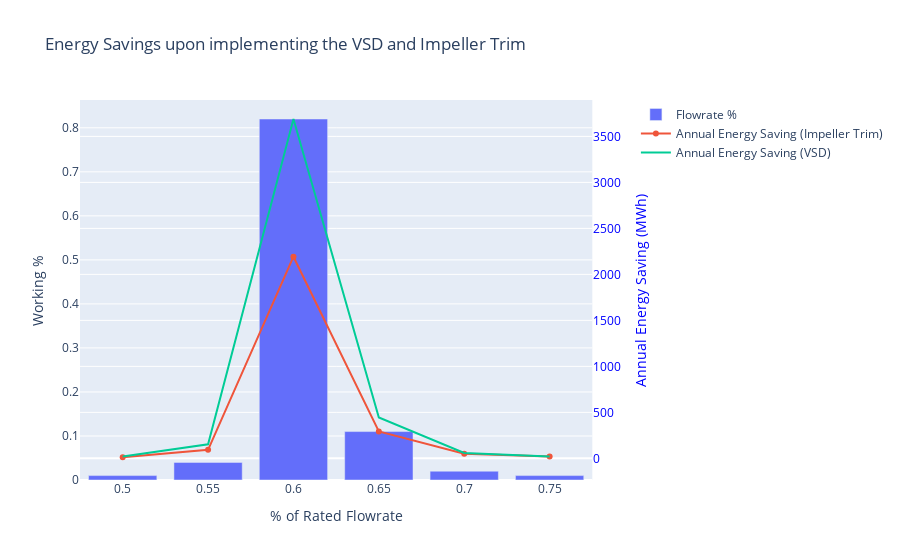

The notebook cell this image was saved under:
### Code cell
fig = make_subplots(specs=[[{"secondary_y": True}]])
fig.add_trace(
    go.Bar(
        x=df[defs.ComputedVariables.FLOWRATE_PERCENT],
        y=df[defs.ComputedVariables.WORKING_PERCENT],
        name="Flowrate %",
    ),
    secondary_y=False,
)
fig.add_trace(
    go.Scatter(
        x=df2[defs.ComputedVariables.FLOWRATE_PERCENT],
        y=df2[defs.ComputedVariables.ANNUAL_ENERGY_SAVING],
        mode="lines+markers",
        name="Annual Energy Saving (Impeller Trim)",
    ),
    secondary_y=True,
)
fig.add_trace(
    go.Scatter(
        x=df[defs.ComputedVariables.FLOWRATE_PERCENT],
        y=df[defs.ComputedVariables.ANNUAL_ENERGY_SAVING],
        mode="lines",
        name="Annual Energy Saving (VSD)",
    ),
    secondary_y=True,
)

fig.update_layout(
    title="Energy Savings upon implementing the VSD and Impeller Trim",
    xaxis_title="% of Rated Flowrate",
    yaxis_title="Working %",
    yaxis2={
        "title": "Annual Energy Saving (MWh)",
        "titlefont": {"color": "blue"},
        "tickfont": {"color": "blue"},
    },
)


# Show the graph
fig.show()

### Figure 1 — Plotly figure (JSON) as saved in the notebook; plotly's stock layout.template omitted (floating-point values rounded to 4 significant figures)
{"data": [{"name": "Flowrate %", "type": "bar", "x": [0.5, 0.55, 0.6, 0.65, 0.7, 0.75], "xaxis": "x", "y": [0.01, 0.04, 0.82, 0.11, 0.02, 0.01], "yaxis": "y"}, {"mode": "lines+markers", "name": "Annual Energy Saving (Impeller Trim)", "type": "scatter", "x": [0.5, 0.55, 0.6, 0.65, 0.7, 0.75], "xaxis": "x", "y": [12, 93, 2192, 293, 50, 20], "yaxis": "y2"}, {"mode": "lines", "name": "Annual Energy Saving (VSD)", "type": "scatter", "x": [0.5, 0.55, 0.6, 0.65, 0.7, 0.75], "xaxis": "x", "y": [21, 153, 3689, 444, 59, 20], "yaxis": "y2"}], "layout": {"title": {"text": "Energy Savings upon implementing the VSD and Impeller Trim"}, "xaxis": {"anchor": "y", "domain": [0, 0.94], "title": {"text": "% of Rated Flowrate"}}, "yaxis": {"anchor": "x", "domain": [0, 1], "title": {"text": "Working %"}}, "yaxis2": {"anchor": "x", "overlaying": "y", "side": "right", "tickfont": {"color": "blue"}, "title": {"font": {"color": "blue"}, "text": "Annual Energy Saving (MWh)"}}}}
